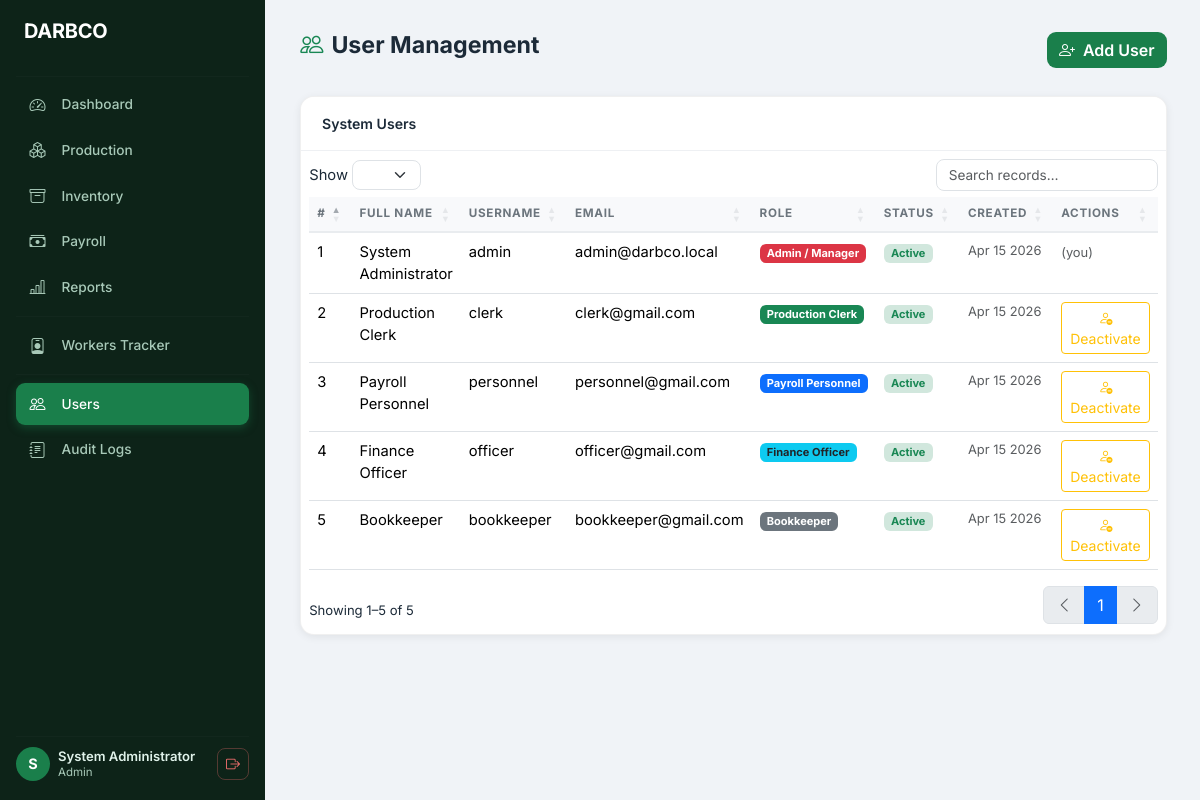
The app's page /index.php?page=users (signed in) with its own data.
### tables this page shows
CREATE TABLE `users` (
  `user_id` int unsigned NOT NULL AUTO_INCREMENT,
  `full_name` varchar(150) NOT NULL,
  `username` varchar(80) NOT NULL,
  `email` varchar(180) NOT NULL,
  `password_hash` varchar(255) NOT NULL,
  `role` enum('admin','production_clerk','payroll_personnel','finance_officer','bookkeeper') NOT NULL DEFAULT 'production_clerk',
  `is_active` tinyint(1) NOT NULL DEFAULT '1',
  `created_at` timestamp NOT NULL DEFAULT CURRENT_TIMESTAMP,
  `updated_at` timestamp NOT NULL DEFAULT CURRENT_TIMESTAMP ON UPDATE CURRENT_TIMESTAMP,
  PRIMARY KEY (`user_id`),
  UNIQUE KEY `username` (`username`),
  UNIQUE KEY `email` (`email`),
  KEY `idx_users_role` (`role`),
  KEY `idx_users_active` (`is_active`)
);

### controllers/UserController.php (called while the page is built, shortened)
<?php
require_once MODEL_PATH . 'User.php';
$userModel = new User();
$users = $userModel->getAll();
require_once VIEW_PATH . 'users/index.php';

### config/db.php (called while the page is built, shortened)
<?php
class Database
{
    private static ?PDO $instance = null;
    public static function getInstance(): PDO
    {
        if (self::$instance === null) {
            $envFile = dirname(__DIR__) . '/.env';
            $env = [];
            $host    = $env['DB_HOST']    ?? 'localhost';
            $port    = $env['DB_PORT']    ?? '3306';
            $dbname  = $env['DB_NAME']    ?? 'darbco_system';
            $user    = $env['DB_USER']    ?? 'root';
            $pass    = $env['DB_PASS']    ?? '123456789';
            $charset = $env['DB_CHARSET'] ?? 'utf8mb4';
            $dsn = sprintf(
                'mysql:host=%s;port=%s;dbname=%s;charset=%s',
                $host,
                $port,
                $dbname,
                $charset
            );
            $options = [
                PDO::ATTR_ERRMODE            => PDO::ERRMODE_EXCEPTION,
                PDO::ATTR_DEFAULT_FETCH_MODE => PDO::FETCH_ASSOC,
                PDO::ATTR_EMULATE_PREPARES   => false,
                PDO::ATTR_PERSISTENT         => false,
                PDO::MYSQL_ATTR_INIT_COMMAND => "SET NAMES {$charset} COLLATE {$charset}_unicode_ci",
            ];
            try {
                self::$instance = new PDO($dsn, $user, $pass, $options);
            } catch (PDOException $e) {
                error_log('[DARBCO DB ERROR] ' . $e->getMessage());
                throw new RuntimeException(
                    'Database connection failed. Please contact the system administrator.',
                    (int) $e->getCode(),
                    $e
                );
            }
        }
        return self::$instance;
    }
}

### models/User.php (called while the page is built, shortened)
<?php
class User
{
    private PDO $db;
    public function __construct()
    {
        $this->db = Database::getInstance();
    }
    public function getAll(): array
    {
        $stmt = $this->db->query(
            'SELECT user_id, full_name, username, email, role, is_active, created_at
               FROM users ORDER BY created_at DESC'
        );
        return $stmt->fetchAll();
    }
}

### views/users/index.php (the view, shortened to what this page needs)
<?php
require_once VIEW_PATH . 'layout/header.php';
$roleLabels = [
    'admin'               => ['Admin / Manager',    'bg-danger'],
    'production_clerk'    => ['Production Clerk',   'bg-success'],
    'payroll_personnel'   => ['Payroll Personnel',  'bg-primary'],
    'finance_officer'     => ['Finance Officer',    'bg-info text-dark'],
    'bookkeeper'          => ['Bookkeeper',          'bg-secondary'],
];
?>
<div class="app-shell">
<?php require_once VIEW_PATH . 'layout/sidebar.php'; ?>
<main class="main-content">
    <div class="page-header">
        <h1><i class="bi bi-people me-2 text-success"></i>User Management</h1>
        <button class="btn btn-darbco" data-bs-toggle="modal" data-bs-target="#addUserModal" id="addUserBtn">
            <i class="bi bi-person-plus me-2"></i>Add User
        </button>
    </div>
    <div class="table-card">
        <div class="card-header">System Users</div>
        <div class="table-responsive p-2">
            <table class="table table-hover darbco-table w-100" id="usersTable">
                <thead>
                    <tr>
                        <th>#</th><th>Full Name</th><th>Username</th>
                        <th>Email</th><th>Role</th><th>Status</th>
                        <th>Created</th><th>Actions</th>
                    </tr>
                </thead>
                <tbody>
                <?php foreach ($users as $u): ?>
                <tr>
                    <td><?= $u['user_id'] ?></td>
                    <td><?= htmlspecialchars($u['full_name']) ?></td>
                    <td><?= htmlspecialchars($u['username']) ?></td>
                    <td><?= htmlspecialchars($u['email']) ?></td>
                    <td>
                        <?php [$lbl, $cls] = $roleLabels[$u['role']] ?? [$u['role'], 'bg-secondary']; ?>
                        <span class="badge <?= $cls ?>"><?= $lbl ?></span>
                    </td>
                    <td>
                        <?php if ($u['is_active']): ?>
                            <span class="badge bg-success-subtle text-success">Active</span>
                        <?php else: ?>
                            <span class="badge bg-danger-subtle text-danger">Inactive</span>
                        <?php endif; ?>
                    </td>
                    <td class="text-muted small"><?= date('M j Y', strtotime($u['created_at'])) ?></td>
                    <td>
                        <?php if ($u['user_id'] != $_SESSION[SESS_USER_ID]): ?>
                        <form method="POST" action="index.php?page=users&action=toggle" class="d-inline">
                            <button type="submit" class="btn btn-sm btn-outline-<?= $u['is_active'] ? 'warning' : 'success' ?>"
                                    data-confirm="<?= $u['is_active'] ? 'Deactivate' : 'Activate' ?> this user?">
                                <i class="bi bi-<?= $u['is_active'] ? 'person-dash' : 'person-check' ?>"></i>
                                <?= $u['is_active'] ? 'Deactivate' : 'Activate' ?>
                            </button>
                        </form>
                        <?php else: ?>
                        <span class="text-muted small">(you)</span>
                        <?php endif; ?>
                    </td>
                </tr>
                <?php endforeach; ?>
                </tbody>
            </table>
        </div>
    </div>
</main>
</div>
<?php require_once VIEW_PATH . 'layout/footer.php'; ?>

### assets/css/main.css (style rules this page uses)
:root { --darbco-green: #1a7f4b; --darbco-green-dark: #145c36; --darbco-green-800: #0f4529; --darbco-green-light: #e8f5ee; --darbco-yellow: #f5a623; --darbco-yellow-bg: #fff8ec; --sidebar-width: 265px; --sidebar-bg: #0d2318; --sidebar-text: #a8c9b8; --sidebar-active-bg: #1a7f4b; --sidebar-hover-bg: #162e1f; --topbar-h: 52px; --card-radius: 14px; --shadow-sm: 0 2px 8px rgba(0,0,0,.07); --shadow-md: 0 6px 24px rgba(0,0,0,.11); --transition: .2s ease; }
*, *::before, *::after { box-sizing: border-box; }
body { font-family: 'Inter', system-ui, sans-serif; background: #f0f3f7; color: #1c2a38; margin: 0; font-size: .92rem; }
.app-shell { display: flex; min-height: 100vh; }
.main-content { margin-left: var(--sidebar-width); flex: 1; padding: 2rem 2.2rem; min-height: 100vh; }
.page-header { display: flex; align-items: flex-start; justify-content: space-between; flex-wrap: wrap; gap: .75rem; margin-bottom: 1.75rem; }
.page-header h1 { font-size: 1.45rem; font-weight: 700; margin: 0; line-height: 1.2; }
.card-header { background: #fff; border-bottom: 1px solid rgba(0,0,0,.07); padding: .9rem 1.3rem; font-weight: 600; font-size: .88rem; }
.table-card { background: #fff; border-radius: var(--card-radius); box-shadow: var(--shadow-sm); overflow: hidden; border: 1px solid rgba(0,0,0,.06); }
.table-card .card-header { background: #fff; border-bottom: 1px solid #eef0f3; padding: 1rem 1.3rem; font-weight: 600; }
table.table thead th { background: #f8f9fb; font-size: .73rem; font-weight: 700; text-transform: uppercase; letter-spacing: .06em; color: #6c757d; border-bottom: 2px solid #e9ecef !important; white-space: nowrap; }
.btn-darbco { background: var(--darbco-green); color: #fff; border: none; font-weight: 600; border-radius: 9px; transition: background var(--transition), box-shadow var(--transition), transform var(--transition); }

### records on screen
users: user_id "5", full_name "Bookkeeper", username "bookkeeper", email "bookkeeper@gmail.com", lbl "Bookkeeper", is_active "Active", created_at "Apr 15 2026"
users: user_id "4", full_name "Finance Officer", username "officer", email "officer@gmail.com", lbl "Finance Officer", is_active "Active", created_at "Apr 15 2026"
users: user_id "3", full_name "Payroll Personnel", username "personnel", email "personnel@gmail.com", lbl "Payroll Personnel", is_active "Active", created_at "Apr 15 2026"
users: user_id "2", full_name "Production Clerk", username "clerk", email "clerk@gmail.com", lbl "Production Clerk", is_active "Active", created_at "Apr 15 2026"
users: user_id "1", full_name "System Administrator", username "admin", email "admin@darbco.local", lbl "Admin / Manager", is_active "Active", created_at "Apr 15 2026", shows "(you)"

### other values on screen
substr($_SESSION[SESS_FULL_NAME] ?? 'U', 0, 1) "S"
$_SESSION[SESS_FULL_NAME] "System Administrator"
str_replace('_', ' ', $role) "Admin"
